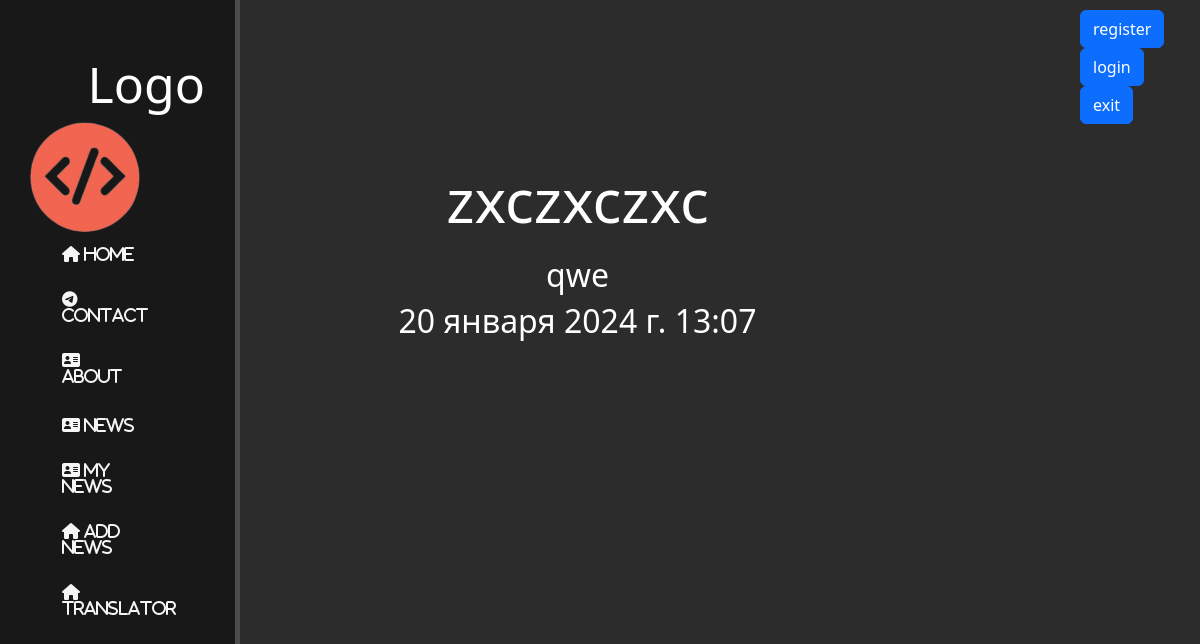
Screenshot of /news/1 with the database file from the repository.
### news/models.py (models this page shows, shortened)
class News(models.Model):
    title = models.CharField("Название", max_length=50)
    anons = models.CharField("Анонс", max_length=250)
    text = models.TextField("Текст")
    date = models.DateTimeField("Дата публикации")
    user = models.ForeignKey(User, on_delete=models.CASCADE, null=False, default=6)

### news/views.py (the view)
# urls.py: path('<int:pk>', NewsDetailView.as_view(), name="news_detail"),
class NewsDetailView(DetailView):
    model = News
    template_name = "news/news_detail.html"
    context_object_name = 'news'

### news/templates/news/news_detail.html (shortened to what this page needs)
{% extends "hello/main.html" %}
{% block content %}
    <div class="feautures">
        <h1>{{ news.title }}</h1>
        <h2>{{ news.text }}</h2>
        <h2>{{ news.date }}</h2>
    </div>
{% endblock content %}

### hello/static/hello/css/style.css (style rules this page uses)
body { background: #2c2c2c; }
main .feautures { float: left; color: #fff; margin-top: 10px; text-align: center; width: 75%; }
main .feautures h1 { font-size: 60px; margin: 20px auto; }

### rows the page displays
News: title "zxczxczxc", text "qwe", date "20 января 2024 г. 13:07"
